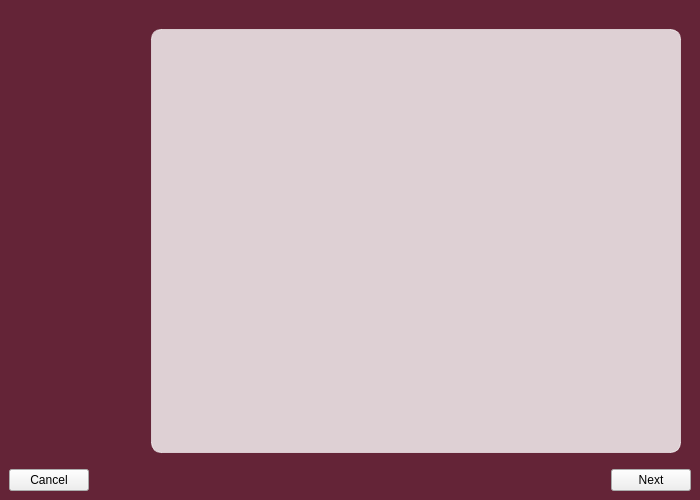
<?xml version="1.0" encoding="UTF-8"?>
<ui version="4.0">
 <class>bugtoolUI</class>
 <widget class="QWidget" name="bugtoolUI">
  <property name="geometry">
   <rect>
    <x>0</x>
    <y>0</y>
    <width>700</width>
    <height>500</height>
   </rect>
  </property>
  <property name="windowTitle">
   <string>Bug Reporting Tool</string>
  </property>
  <property name="styleSheet">
   <string notr="true">
#bugtool{
	
       background-image:url(':/raw/pics/bg.png');
       background-repeat: no-repeat;
       background-position: left top;
       background-color: #642437;
       alternate-background-color: gray;
       selection-background-color: gray;

}

QStackedWidget#mainStack {
	color: white;
     border-style: outset;
     border-width: 1px;
     border-radius: 10px;
     border-color: rgba(255, 255, 255, 152);

}
</string>
  </property>
  <layout class="QGridLayout" name="gridLayout_3">
   <property name="margin">
    <number>0</number>
   </property>
   <item row="0" column="0">
    <widget class="QWidget" name="bugtool" native="true">
     <layout class="QGridLayout" name="gridLayout_2">
      <item row="0" column="0">
       <layout class="QGridLayout" name="gridLayout">
        <item row="1" column="0" rowspan="3" colspan="3">
         <widget class="QLabel" name="labelMenu">
          <property name="font">
           <font>
            <pointsize>11</pointsize>
           </font>
          </property>
          <property name="autoFillBackground">
           <bool>false</bool>
          </property>
          <property name="styleSheet">
           <string notr="true">color:black</string>
          </property>
          <property name="text">
           <string/>
          </property>
          <property name="alignment">
           <set>Qt::AlignLeading|Qt::AlignLeft|Qt::AlignTop</set>
          </property>
          <property name="indent">
           <number>10</number>
          </property>
         </widget>
        </item>
        <item row="0" column="0" colspan="3">
         <widget class="QLabel" name="labelLogo">
          <property name="sizePolicy">
           <sizepolicy hsizetype="Fixed" vsizetype="Fixed">
            <horstretch>0</horstretch>
            <verstretch>0</verstretch>
           </sizepolicy>
          </property>
          <property name="minimumSize">
           <size>
            <width>80</width>
            <height>80</height>
           </size>
          </property>
          <property name="styleSheet">
           <string notr="true">margin-left:14px;</string>
          </property>
          <property name="text">
           <string/>
          </property>
         </widget>
        </item>
        <item row="2" column="0">
         <spacer name="horizontalSpacer">
          <property name="orientation">
           <enum>Qt::Horizontal</enum>
          </property>
          <property name="sizeType">
           <enum>QSizePolicy::Fixed</enum>
          </property>
          <property name="sizeHint" stdset="0">
           <size>
            <width>120</width>
            <height>20</height>
           </size>
          </property>
         </spacer>
        </item>
       </layout>
      </item>
      <item row="0" column="1">
       <layout class="QVBoxLayout" name="verticalLayout_4">
        <item>
         <spacer name="verticalSpacer">
          <property name="orientation">
           <enum>Qt::Vertical</enum>
          </property>
          <property name="sizeType">
           <enum>QSizePolicy::Fixed</enum>
          </property>
          <property name="sizeHint" stdset="0">
           <size>
            <width>20</width>
            <height>10</height>
           </size>
          </property>
         </spacer>
        </item>
        <item>
         <widget class="QStackedWidget" name="mainStack">
          <property name="sizePolicy">
           <sizepolicy hsizetype="Expanding" vsizetype="Expanding">
            <horstretch>0</horstretch>
            <verstretch>0</verstretch>
           </sizepolicy>
          </property>
          <property name="styleSheet">
           <string notr="true">QStackedWidget#mainStack{background-color:rgba(255, 255, 255,200);
margin: 10px;
}</string>
          </property>
          <property name="lineWidth">
           <number>0</number>
          </property>
          <property name="currentIndex">
           <number>0</number>
          </property>
          <widget class="QWidget" name="page"/>
         </widget>
        </item>
       </layout>
      </item>
      <item row="1" column="0" colspan="2">
       <layout class="QHBoxLayout" name="horizontalLayout_2">
        <item>
         <widget class="QPushButton" name="buttonCancel">
          <property name="styleSheet">
           <string notr="true">color:black</string>
          </property>
          <property name="text">
           <string>Cancel</string>
          </property>
         </widget>
        </item>
        <item>
         <spacer name="horizontalSpacer_2">
          <property name="orientation">
           <enum>Qt::Horizontal</enum>
          </property>
          <property name="sizeHint" stdset="0">
           <size>
            <width>40</width>
            <height>20</height>
           </size>
          </property>
         </spacer>
        </item>
        <item>
         <widget class="QPushButton" name="buttonNext">
          <property name="styleSheet">
           <string notr="true">color:black</string>
          </property>
          <property name="text">
           <string>Next</string>
          </property>
         </widget>
        </item>
       </layout>
      </item>
     </layout>
    </widget>
   </item>
  </layout>
 </widget>
 <resources>
  <include location="../raw.qrc"/>
 </resources>
 <connections/>
</ui>
